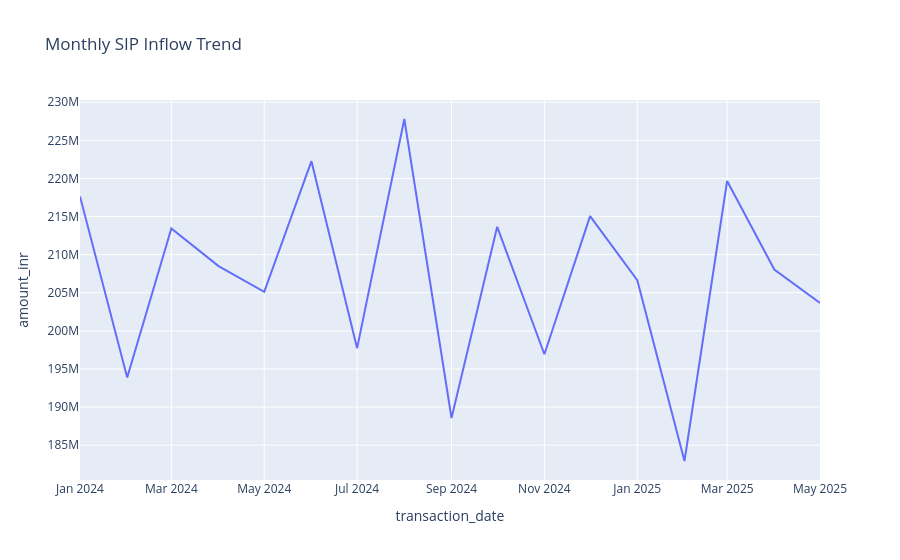

Notebook code for this chart:
### Code cell
sip = txn.groupby(txn['transaction_date'].dt.to_period('M'))['amount_inr'].sum()

sip = sip.reset_index()

sip['transaction_date'] = sip['transaction_date'].astype(str)

fig = px.line(
    sip,
    x='transaction_date',
    y='amount_inr',
    title='Monthly SIP Inflow Trend'
)

fig.show()

### Figure 1 — Plotly figure (JSON) as saved in the notebook; plotly's stock layout.template omitted (floating-point values rounded to 4 significant figures)
{"data": [{"hovertemplate": "transaction_date=%{x}<br>amount_inr=%{y}<extra></extra>", "legendgroup": "", "line": {"color": "#636efa", "dash": "solid"}, "marker": {"symbol": "circle"}, "mode": "lines", "name": "", "orientation": "v", "showlegend": false, "type": "scatter", "x": ["2024-01", "2024-02", "2024-03", "2024-04", "2024-05", "2024-06", "2024-07", "2024-08", "2024-09", "2024-10", "2024-11", "2024-12", "2025-01", "2025-02", "2025-03", "2025-04", "2025-05"], "xaxis": "x", "y": [217648305, 193889416, 213453498, 208503874, 205126352, 222265329, 197732026, 227805125, 188561816, 213651354, 196930490, 215065667, 206644171, 182923366, 219667398, 208057871, 203654372], "yaxis": "y"}], "layout": {"legend": {"tracegroupgap": 0}, "title": {"text": "Monthly SIP Inflow Trend"}, "xaxis": {"anchor": "y", "domain": [0, 1], "title": {"text": "transaction_date"}}, "yaxis": {"anchor": "x", "domain": [0, 1], "title": {"text": "amount_inr"}}}}
